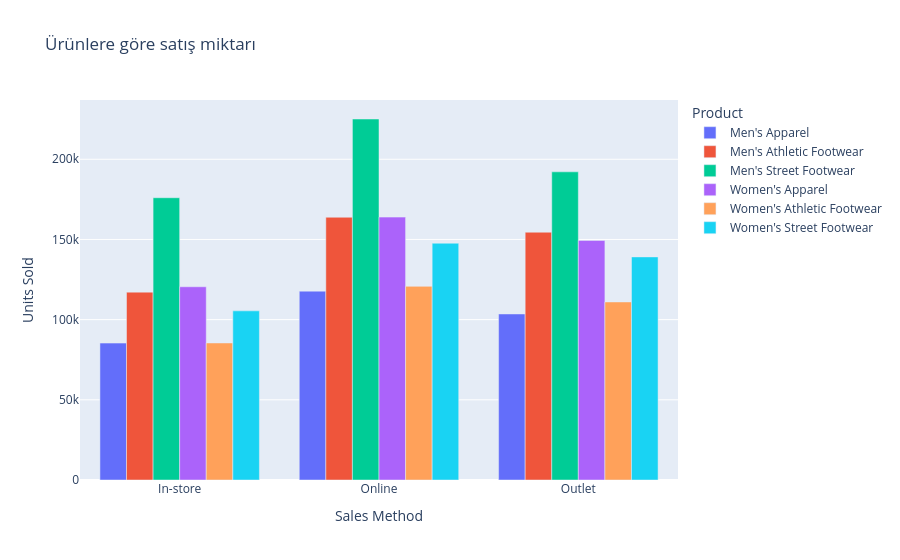

The notebook cell saved with this chart:
### Code cell
px.bar(x= "Sales Method", 
       y="Units Sold", 
       color = "Product", 
       data_frame = product_saledmetod, 
       barmode = "group", 
       title = "Ürünlere göre satış miktarı")

### Figure 1 — Plotly figure (JSON) as saved in the notebook; plotly's stock layout.template omitted (floating-point values rounded to 4 significant figures)
{"data": [{"alignmentgroup": "True", "hovertemplate": "Product=Men's Apparel<br>Sales Method=%{x}<br>Units Sold=%{y}<extra></extra>", "legendgroup": "Men's Apparel", "marker": {"color": "#636efa", "pattern": {"shape": ""}}, "name": "Men's Apparel", "offsetgroup": "Men's Apparel", "orientation": "v", "showlegend": true, "textposition": "auto", "type": "bar", "x": ["In-store", "Online", "Outlet"], "xaxis": "x", "y": [85375, 117766, 103542], "yaxis": "y"}, {"alignmentgroup": "True", "hovertemplate": "Product=Men's Athletic Footwear<br>Sales Method=%{x}<br>Units Sold=%{y}<extra></extra>", "legendgroup": "Men's Athletic Footwear", "marker": {"color": "#EF553B", "pattern": {"shape": ""}}, "name": "Men's Athletic Footwear", "offsetgroup": "Men's Athletic Footwear", "orientation": "v", "showlegend": true, "textposition": "auto", "type": "bar", "x": ["In-store", "Online", "Outlet"], "xaxis": "x", "y": [117150, 163855, 154521], "yaxis": "y"}, {"alignmentgroup": "True", "hovertemplate": "Product=Men's Street Footwear<br>Sales Method=%{x}<br>Units Sold=%{y}<extra></extra>", "legendgroup": "Men's Street Footwear", "marker": {"color": "#00cc96", "pattern": {"shape": ""}}, "name": "Men's Street Footwear", "offsetgroup": "Men's Street Footwear", "orientation": "v", "showlegend": true, "textposition": "auto", "type": "bar", "x": ["In-store", "Online", "Outlet"], "xaxis": "x", "y": [176030, 225121, 192169], "yaxis": "y"}, {"alignmentgroup": "True", "hovertemplate": "Product=Women's Apparel<br>Sales Method=%{x}<br>Units Sold=%{y}<extra></extra>", "legendgroup": "Women's Apparel", "marker": {"color": "#ab63fa", "pattern": {"shape": ""}}, "name": "Women's Apparel", "offsetgroup": "Women's Apparel", "orientation": "v", "showlegend": true, "textposition": "auto", "type": "bar", "x": ["In-store", "Online", "Outlet"], "xaxis": "x", "y": [120500, 163937, 149390], "yaxis": "y"}, {"alignmentgroup": "True", "hovertemplate": "Product=Women's Athletic Footwear<br>Sales Method=%{x}<br>Units Sold=%{y}<extra></extra>", "legendgroup": "Women's Athletic Footwear", "marker": {"color": "#FFA15A", "pattern": {"shape": ""}}, "name": "Women's Athletic Footwear", "offsetgroup": "Women's Athletic Footwear", "orientation": "v", "showlegend": true, "textposition": "auto", "type": "bar", "x": ["In-store", "Online", "Outlet"], "xaxis": "x", "y": [85450, 120755, 111031], "yaxis": "y"}, {"alignmentgroup": "True", "hovertemplate": "Product=Women's Street Footwear<br>Sales Method=%{x}<br>Units Sold=%{y}<extra></extra>", "legendgroup": "Women's Street Footwear", "marker": {"color": "#19d3f3", "pattern": {"shape": ""}}, "name": "Women's Street Footwear", "offsetgroup": "Women's Street Footwear", "orientation": "v", "showlegend": true, "textposition": "auto", "type": "bar", "x": ["In-store", "Online", "Outlet"], "xaxis": "x", "y": [105485, 147659, 139125], "yaxis": "y"}], "layout": {"barmode": "group", "legend": {"title": {"text": "Product"}, "tracegroupgap": 0}, "title": {"text": "Ürünlere göre satış miktarı"}, "xaxis": {"anchor": "y", "domain": [0, 1], "title": {"text": "Sales Method"}}, "yaxis": {"anchor": "x", "domain": [0, 1], "title": {"text": "Units Sold"}}}}
